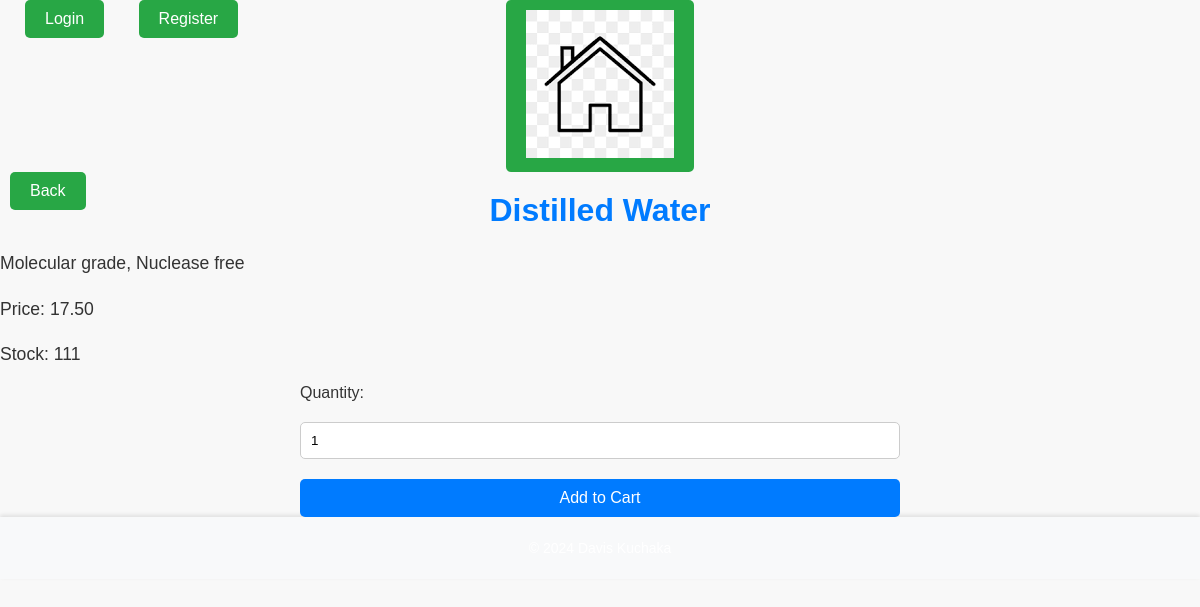
The app's page /product/2/, older data.
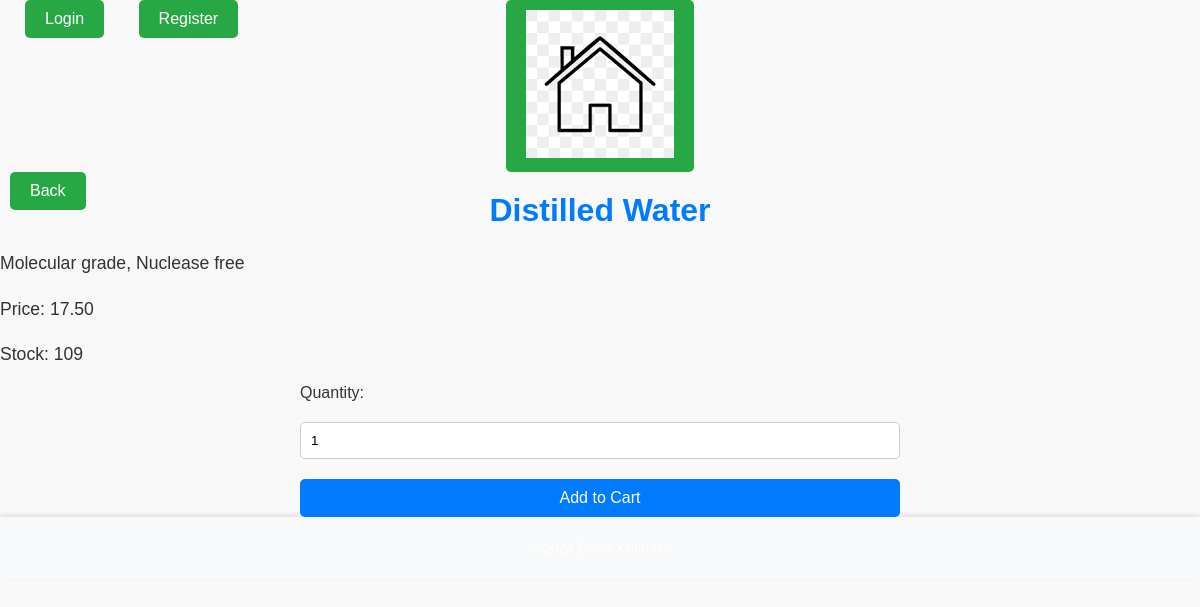
The same page, newer data.
### labridge_app/models.py (models this page shows, shortened)
class Product(models.Model):
    name = models.CharField(max_length=255)
    category = models.ForeignKey(Category, on_delete=models.CASCADE)
    supplier = models.ForeignKey(Supplier, on_delete=models.CASCADE)
    description = models.TextField()
    price = models.DecimalField(max_digits=10, decimal_places=2)
    stock = models.PositiveIntegerField()

### labridge_app/views.py (the view)
# urls.py: path('product/<int:product_id>/', views.product_detail, name='product_detail'),
def product_detail(request, product_id):
    product = get_object_or_404(Product, pk=product_id)
    return render(request, 'labridge_app/product_detail.html', {'product': product})

### labridge_app/templates/labridge_app/product_detail.html (shortened to what this page needs)
{% extends "labridge_app/base.html" %}
{% block content %}
  <h1>{{ product.name }}</h1>
  <p>{{ product.description }}</p>
  <p>Price: {{ product.price }}</p>
  <p>Stock: {{ product.stock }}</p>
  <form method="POST" action="{% url 'add_to_cart' product.id %}">
    <label for="quantity">Quantity:</label>
    <input type="number" id="quantity" name="quantity" value="1" min="1" max="{{ product.stock }}">
    <button type="submit">Add to Cart</button>
  </form>
{% endblock %}

Row changes from the older to the newer data that the page shows:
changed Product "Distilled Water": stock "111" → "109"
